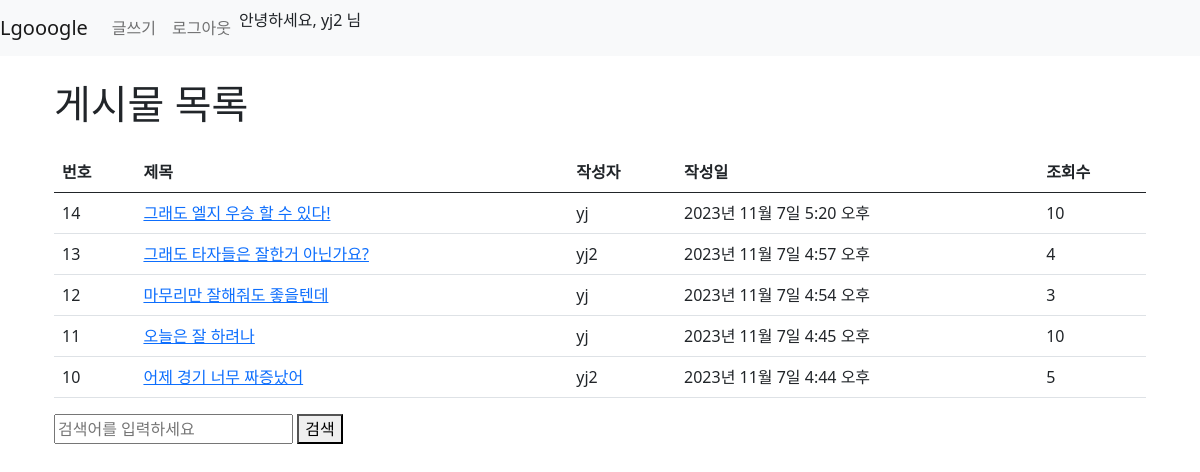
Page /blog/ (signed in) on the committed database.
### blog/models.py (models this page shows, shortened)
class Post(models.Model):
    title = models.CharField(max_length=200)
    content = models.TextField()
    author = models.ForeignKey(User, on_delete=models.CASCADE)
    created_at = models.DateTimeField(auto_now_add=True)
    views = models.PositiveIntegerField(default=0)

### blog/views.py (the view)
# urls.py: path('', PostListView.as_view(), name='post-list'),
class PostListView(ListView):
    model = Post
    template_name = 'blog/post-list.html'
    context_object_name = 'posts'
    ordering = ['-created_at']
    def get_queryset(self):
        queryset = super().get_queryset()
        search_query = self.request.GET.get('q')
        if search_query:
            queryset = queryset.filter(
                Q(title__icontains=search_query) | Q(content__icontains=search_query)
            )
        return queryset

### blog/templates/blog/post-list.html
{% extends "./base.html" %}
{% block content %}
  <div class="container">
    <h1 class="my-4">게시물 목록</h1>
    <table class="table">
      <thead>
        <tr>
          <th>번호</th>
          <th>제목</th>
          <th>작성자</th>
          <th>작성일</th>
          <th>조회수</th>
        </tr>
      </thead>
      <tbody>
        {% for post in posts %}
          <tr>
            <td>{{ post.id }}</td>
            <td><a href="{% url 'post-detail' post.id %}">{{ post.title }}</a></td>
            <td>{{ post.author }}</td>
            <td>{{ post.created_at }}</td>
            <td>{{ post.views }}</td>
          </tr>
        {% endfor %}
      </tbody>
    </table>
    <form method="get" action="{% url 'post-list' %}">
      <input type="text" name="q" placeholder="검색어를 입력하세요">
      <button type="submit">검색</button>
    </form>
  </div>
{% endblock %}

### blog/templates/blog/base.html (shortened to what this page needs)
<!DOCTYPE html>
<html lang="en">
<head>
    <link href="https://cdn.jsdelivr.net/npm/bootstrap@5.0.0-alpha2/dist/css/bootstrap.min.css" rel="stylesheet">
</head>
<body>
    <nav class="navbar navbar-expand-lg navbar-light bg-light">
        <a class="navbar-brand" href="{% url 'post-list' %}">Lgooogle</a>
        <div class="collapse navbar-collapse" id="navbarNav">
            <ul class="navbar-nav">
                {% if user.is_authenticated %}
                <li class="nav-item">
                    <a class="nav-link" href="{% url 'post-create' %}">글쓰기</a>
                </li>
                <li class="nav-item">
                    <a class="nav-link" href="{% url 'logout' %}">로그아웃</a>
                </li>
                {% endif %}
            </ul>
            {% if user.is_authenticated %}
            <p class="ml-auto">안녕하세요, {{ user.username }} 님</p>
            {% endif %}
        </div>
    </nav>
    <div class="container mt-3">
        {% block content %}
        {% endblock %}
    </div>
</body>
</html>

### rows in the picture
Post: id "14", title "그래도 엘지 우승 할 수 있다!", author "yj", created_at "2023년 11월 7일 5:20 오후", views "10"
Post: id "13", title "그래도 타자들은 잘한거 아닌가요?", author "yj2", created_at "2023년 11월 7일 4:57 오후", views "4"
Post: id "12", title "마무리만 잘해줘도 좋을텐데", author "yj", created_at "2023년 11월 7일 4:54 오후", views "3"
Post: id "11", title "오늘은 잘 하려나", author "yj", created_at "2023년 11월 7일 4:45 오후", views "10"
Post: id "10", title "어제 경기 너무 짜증났어", author "yj2", created_at "2023년 11월 7일 4:44 오후", views "5"

### other values in the picture
{{ user.username }} "yj2"
